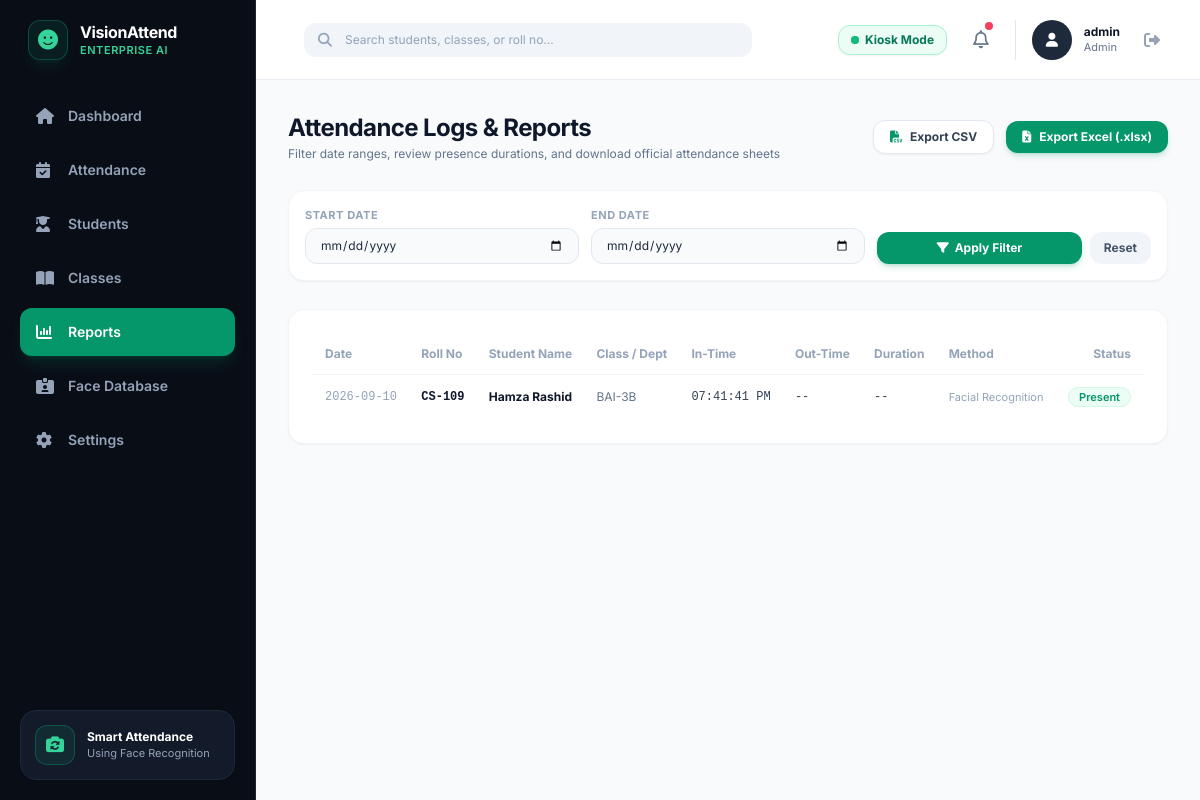
Before: /reports (signed in) with the older database file.
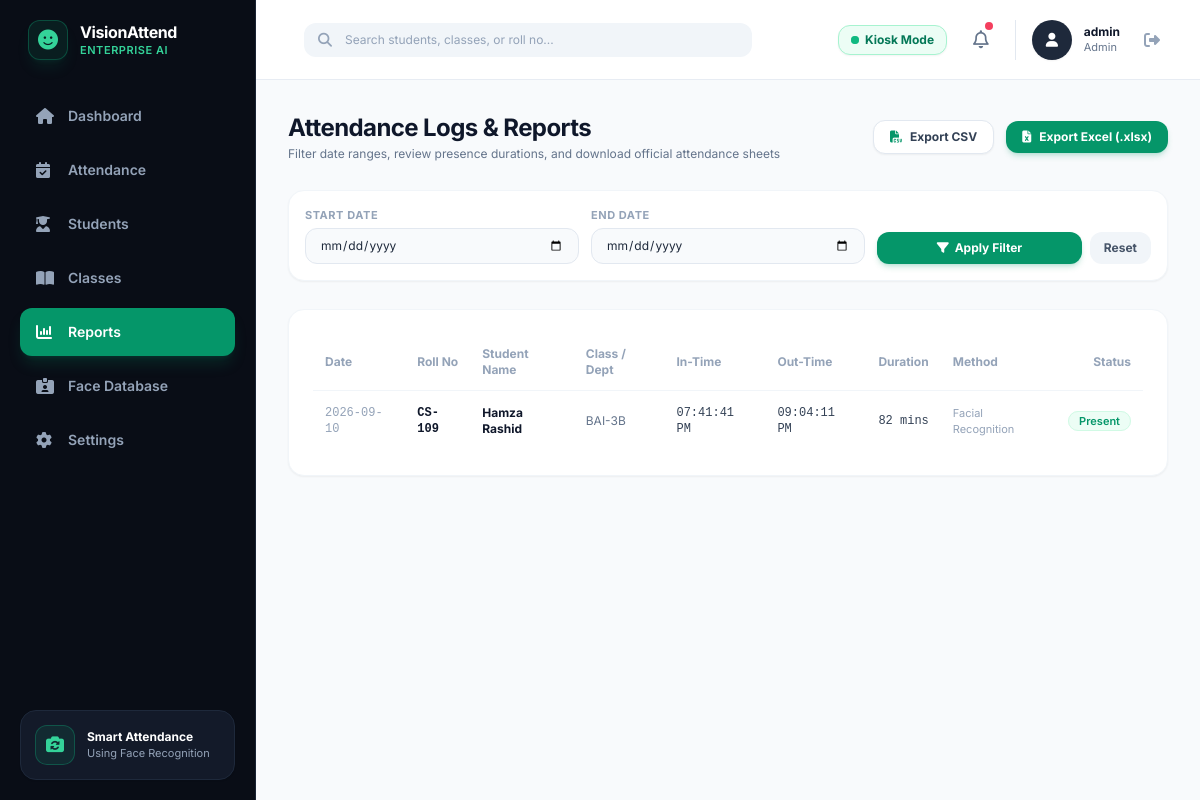
After: the same page with the newer database file.
### src/database.py (models this page shows, shortened)
class Attendance(db.Model):
    __tablename__ = 'attendance'
    id = db.Column(db.Integer, primary_key=True)
    student_id = db.Column(db.String(50), db.ForeignKey('students.student_id'), nullable=False, index=True)
    date = db.Column(db.Date, default=date.today, index=True)                       # e.g., 2026-09-09
    in_time = db.Column(db.String(20), nullable=True)                               # e.g., "10:22:15 AM"
    out_time = db.Column(db.String(20), nullable=True)                              # e.g., "01:30:10 PM"
    duration_minutes = db.Column(db.Integer, default=0)                             # Total duration in minutes
    status = db.Column(db.String(20), default="Present")                            # "Present", "Absent", "Late"
    verification_method = db.Column(db.String(50), default="Facial Recognition")
    created_at = db.Column(db.DateTime, default=datetime.utcnow)

class Student(db.Model):
    __tablename__ = 'students'
    id = db.Column(db.Integer, primary_key=True)
    student_id = db.Column(db.String(50), unique=True, nullable=False, index=True)  # e.g., "CS-001"
    name = db.Column(db.String(100), nullable=False)                                # e.g., "Ali Raza"
    department = db.Column(db.String(100), default="BCS - 1A")                      # Class / Department code
    email = db.Column(db.String(120), nullable=True)
    sample_image = db.Column(db.String(255), nullable=True)
    created_at = db.Column(db.DateTime, default=datetime.utcnow)
    attendances = db.relationship('Attendance', backref='student', lazy=True, cascade="all, delete-orphan")

### app.py (the view)
@app.route('/reports')
@admin_required
def reports():
    start_date_str = request.args.get('start_date', '')
    end_date_str = request.args.get('end_date', '')
    query = Attendance.query
    if start_date_str:
        try:
            start_date = datetime.strptime(start_date_str, "%Y-%m-%d").date()
            query = query.filter(Attendance.date >= start_date)
        except ValueError:
            pass
    if end_date_str:
        try:
            end_date = datetime.strptime(end_date_str, "%Y-%m-%d").date()
            query = query.filter(Attendance.date <= end_date)
        except ValueError:
            pass
    records = query.order_by(Attendance.date.desc(), Attendance.id.desc()).all()
    return render_template('reports.html', active_page='reports', records=records,
                           start_date=start_date_str, end_date=end_date_str)

### app.py (called while the page is built)
def admin_required(f):
    @wraps(f)
    def decorated_function(*args, **kwargs):
        if 'user_id' not in session:
            return redirect(url_for('login'))
        if session.get('role') != 'admin':
            flash("Unauthorized: Administrator permissions required.", "error")
            return redirect(url_for('student_dashboard'))
        return f(*args, **kwargs)
    return decorated_function

### templates/reports.html (shortened to what the changed rows need)
{% extends "base.html" %}
{% block content %}
<div class="space-y-7">
    <div class="flex flex-col sm:flex-row items-start sm:items-center justify-between gap-4">
        <div>
            <h1 class="text-2xl font-bold text-slate-900 tracking-tight">Attendance Logs & Reports</h1>
        </div>
    </div>
    <div class="bg-white rounded-2xl border border-slate-100 shadow-sm overflow-hidden p-6">
        <div class="overflow-x-auto">
            <table class="w-full text-left text-xs">
                <thead>
                    <tr class="text-slate-400 font-semibold border-b border-slate-100 pb-2">
                        <th class="py-3 px-3">Date</th>
                        <th class="py-3 px-3">Roll No</th>
                        <th class="py-3 px-3">Student Name</th>
                        <th class="py-3 px-3">Class / Dept</th>
                        <th class="py-3 px-3">In-Time</th>
                        <th class="py-3 px-3">Out-Time</th>
                        <th class="py-3 px-3">Duration</th>
                        <th class="py-3 px-3">Method</th>
                        <th class="py-3 px-3 text-right">Status</th>
                    </tr>
                </thead>
                <tbody class="divide-y divide-slate-50 text-slate-700">
                    {% for rec in records %}
                    <tr class="hover:bg-slate-50/70 transition-colors">
                        <td class="py-3.5 px-3 font-mono text-slate-400">{{ rec.date.strftime('%Y-%m-%d') }}</td>
                        <td class="py-3.5 px-3 font-mono font-bold text-slate-900">{{ rec.student_id }}</td>
                        <td class="py-3.5 px-3 font-bold text-slate-900">{{ rec.student.name if rec.student else 'Unknown' }}</td>
                        <td class="py-3.5 px-3 text-slate-500">{{ rec.student.department if rec.student else 'N/A' }}</td>
                        <td class="py-3.5 px-3 font-mono text-slate-700">{{ rec.in_time or '--' }}</td>
                        <td class="py-3.5 px-3 font-mono text-slate-700">{{ rec.out_time or '--' }}</td>
                        <td class="py-3.5 px-3 font-mono text-slate-700">
                            {% if rec.duration_minutes > 0 %}
                            {{ rec.duration_minutes }} mins
                            {% else %}
                            --
                            {% endif %}
                        </td>
                        <td class="py-3.5 px-3 text-slate-400 text-[11px]">{{ rec.verification_method }}</td>
                        <td class="py-3.5 px-3 text-right">
                            {% if rec.status == 'Present' %}
                            <span class="px-2.5 py-0.5 rounded-full text-[11px] font-semibold bg-emerald-50 text-emerald-600 border border-emerald-100">
                                Present
                            </span>
                            {% else %}
                            <span class="px-2.5 py-0.5 rounded-full text-[11px] font-semibold bg-rose-50 text-rose-600 border border-rose-100">
                                Absent
                            </span>
                            {% endif %}
                        </td>
                    </tr>
                    {% else %}
                    <tr>
                        <td colspan="9" class="py-10 text-center text-slate-400 text-xs">
                            No attendance records match the selected date filter.
                        </td>
                    </tr>
                    {% endfor %}
                </tbody>
            </table>
        </div>
    </div>
</div>
{% endblock %}

Changed rows visible on the page:
changed Attendance "CS-109": out_time "--" → "09:04:11 PM"; duration_minutes (not shown) → "82"; duration_minutes "--" → "mins"
